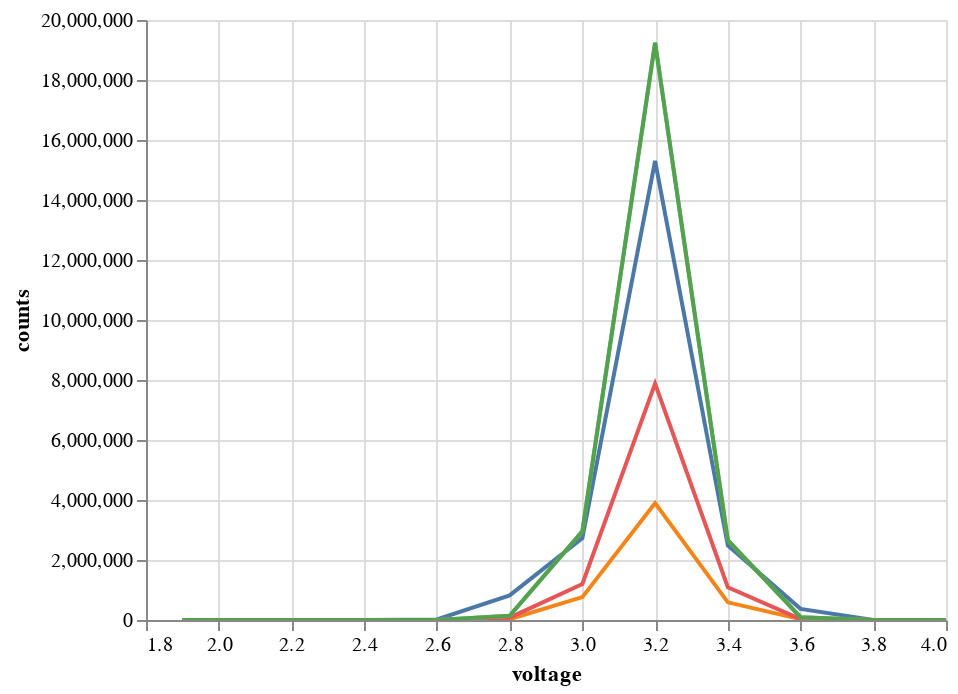

Notebook source saved alongside this figure:
### Code cell
line = alt.Chart(data.reset_index()).mark_line().encode(
    x='voltage:Q',
    y='counts:Q',
    color=color,
    tooltip='Name:N'
    ).add_selection(
    brush, selection
)

line

### Figure 1 — Vega-Lite specification as saved in the notebook (floating-point values rounded to 4 significant figures)
{"config": {"view": {"continuousWidth": 400, "continuousHeight": 300}}, "data": {"name": "data-8d0854d7978d497b00cd14be51e3ece4"}, "mark": "line", "encoding": {"color": {"condition": {"type": "nominal", "field": "DateRetrieved", "legend": null, "selection": " "}, "value": "lightgray"}, "tooltip": {"type": "nominal", "field": "Name"}, "x": {"type": "quantitative", "field": "voltage"}, "y": {"type": "quantitative", "field": "counts"}}, "selection": {"selector026": {"type": "interval", "bind": "scales"}, " ": {"type": "single", "fields": ["DateRetrieved"], "bind": {"input": "select", "options": ["2016-03-17 09:40:06", "2016-12-21 07:36:58", "2017-09-27 06:12:20", "2019-01-21 13:54:03", "2019-01-30 06:28:49"]}}}, "$schema": "https://vega.github.io/schema/vega-lite/v4.8.1.json", "datasets": {"data-8d0854d7978d497b00cd14be51e3ece4": [{"index": 0, "DateRetrieved": "2016-03-17 09:40:06", "voltage": "1.9", "counts": 0.0}, {"index": 1, "DateRetrieved": "2016-12-21 07:36:58", "voltage": "1.9", "counts": 0.0}, {"index": 2, "DateRetrieved": "2017-09-27 06:12:20", "voltage": "1.9", "counts": 0.0}, {"index": 3, "DateRetrieved": "2019-01-21 13:54:03", "voltage": "1.9", "counts": 0.0}, {"index": 4, "DateRetrieved": "2019-01-30 06:28:49", "voltage": "1.9", "counts": 0.0}, {"index": 5, "DateRetrieved": "2016-03-17 09:40:06", "voltage": "2", "counts": 0.0}, {"index": 6, "DateRetrieved": "2016-12-21 07:36:58", "voltage": "2", "counts": 0.0}, {"index": 7, "DateRetrieved": "2017-09-27 06:12:20", "voltage": "2", "counts": 0.0}, {"index": 8, "DateRetrieved": "2019-01-21 13:54:03", "voltage": "2", "counts": 0.0}, {"index": 9, "DateRetrieved": "2019-01-30 06:28:49", "voltage": "2", "counts": 0.0}, {"index": 10, "DateRetrieved": "2016-03-17 09:40:06", "voltage": "2.2", "counts": 0.08333}, {"index": 11, "DateRetrieved": "2016-12-21 07:36:58", "voltage": "2.2", "counts": 0.0}, {"index": 12, "DateRetrieved": "2017-09-27 06:12:20", "voltage": "2.2", "counts": 0.0}, {"index": 13, "DateRetrieved": "2019-01-21 13:54:03", "voltage": "2.2", "counts": 0.0}, {"index": 14, "DateRetrieved": "2019-01-30 06:28:49", "voltage": "2.2", "counts": 0.0}, {"index": 15, "DateRetrieved": "2016-03-17 09:40:06", "voltage": "2.4", "counts": 32.92}, {"index": 16, "DateRetrieved": "2016-12-21 07:36:58", "voltage": "2.4", "counts": 0.0}, {"index": 17, "DateRetrieved": "2017-09-27 06:12:20", "voltage": "2.4", "counts": 0.0}, {"index": 18, "DateRetrieved": "2019-01-21 13:54:03", "voltage": "2.4", "counts": 0.0}, {"index": 19, "DateRetrieved": "2019-01-30 06:28:49", "voltage": "2.4", "counts": 0.0}, {"index": 20, "DateRetrieved": "2016-03-17 09:40:06", "voltage": "2.6", "counts": 16910.0}, {"index": 21, "DateRetrieved": "2016-12-21 07:36:58", "voltage": "2.6", "counts": 6.167}, {"index": 22, "DateRetrieved": "2017-09-27 06:12:20", "voltage": "2.6", "counts": 47.0}, {"index": 23, "DateRetrieved": "2019-01-21 13:54:03", "voltage": "2.6", "counts": 74.17}, {"index": 24, "DateRetrieved": "2019-01-30 06:28:49", "voltage": "2.6", "counts": 74.17}, {"index": 25, "DateRetrieved": "2016-03-17 09:40:06", "voltage": "2.8", "counts": 821500.0}, {"index": 26, "DateRetrieved": "2016-12-21 07:36:58", "voltage": "2.8", "counts": 24450.0}, {"index": 27, "DateRetrieved": "2017-09-27 06:12:20", "voltage": "2.8", "counts": 78160.0}, {"index": 28, "DateRetrieved": "2019-01-21 13:54:03", "voltage": "2.8", "counts": 143600.0}, {"index": 29, "DateRetrieved": "2019-01-30 06:28:49", "voltage": "2.8", "counts": 143600.0}, {"index": 30, "DateRetrieved": "2016-03-17 09:40:06", "voltage": "3", "counts": 2727000.0}, {"index": 31, "DateRetrieved": "2016-12-21 07:36:58", "voltage": "3", "counts": 761800.0}, {"index": 32, "DateRetrieved": "2017-09-27 06:12:20", "voltage": "3", "counts": 1199000.0}, {"index": 33, "DateRetrieved": "2019-01-21 13:54:03", "voltage": "3", "counts": 2954000.0}, {"index": 34, "DateRetrieved": "2019-01-30 06:28:49", "voltage": "3", "counts": 2954000.0}, {"index": 35, "DateRetrieved": "2016-03-17 09:40:06", "voltage": "3.2", "counts": 15300000.0}, {"index": 36, "DateRetrieved": "2016-12-21 07:36:58", "voltage": "3.2", "counts": 3901000.0}, {"index": 37, "DateRetrieved": "2017-09-27 06:12:20", "voltage": "3.2", "counts": 7877000.0}, {"index": 38, "DateRetrieved": "2019-01-21 13:54:03", "voltage": "3.2", "counts": 19240000.0}, {"index": 39, "DateRetrieved": "2019-01-30 06:28:49", "voltage": "3.2", "counts": 19240000.0}, {"index": 40, "DateRetrieved": "2016-03-17 09:40:06", "voltage": "3.4", "counts": 2482000.0}, {"index": 41, "DateRetrieved": "2016-12-21 07:36:58", "voltage": "3.4", "counts": 588600.0}, {"index": 42, "DateRetrieved": "2017-09-27 06:12:20", "voltage": "3.4", "counts": 1093000.0}, {"index": 43, "DateRetrieved": "2019-01-21 13:54:03", "voltage": "3.4", "counts": 2659000.0}, {"index": 44, "DateRetrieved": "2019-01-30 06:28:49", "voltage": "3.4", "counts": 2659000.0}, {"index": 45, "DateRetrieved": "2016-03-17 09:40:06", "voltage": "3.6", "counts": 371500.0}, {"index": 46, "DateRetrieved": "2016-12-21 07:36:58", "voltage": "3.6", "counts": 28820.0}, {"index": 47, "DateRetrieved": "2017-09-27 06:12:20", "voltage": "3.6", "counts": 28330.0}, {"index": 48, "DateRetrieved": "2019-01-21 13:54:03", "voltage": "3.6", "counts": 93450.0}, {"index": 49, "DateRetrieved": "2019-01-30 06:28:49", "voltage": "3.6", "counts": 93450.0}, {"index": 50, "DateRetrieved": "2016-03-17 09:40:06", "voltage": "3.8", "counts": 223.9}, {"index": 51, "DateRetrieved": "2016-12-21 07:36:58", "voltage": "3.8", "counts": 0.0}, {"index": 52, "DateRetrieved": "2017-09-27 06:12:20", "voltage": "3.8", "counts": 0.0}, {"index": 53, "DateRetrieved": "2019-01-21 13:54:03", "voltage": "3.8", "counts": 0.0}, {"index": 54, "DateRetrieved": "2019-01-30 06:28:49", "voltage": "3.8", "counts": 0.0}, {"index": 55, "DateRetrieved": "2016-03-17 09:40:06", "voltage": "4.0", "counts": 0.0}, {"index": 56, "DateRetrieved": "2016-12-21 07:36:58", "voltage": "4.0", "counts": 0.0}, {"index": 57, "DateRetrieved": "2017-09-27 06:12:20", "voltage": "4.0", "counts": 0.0}, {"index": 58, "DateRetrieved": "2019-01-21 13:54:03", "voltage": "4.0", "counts": 0.0}, {"index": 59, "DateRetrieved": "2019-01-30 06:28:49", "voltage": "4.0", "counts": 0.0}]}}
